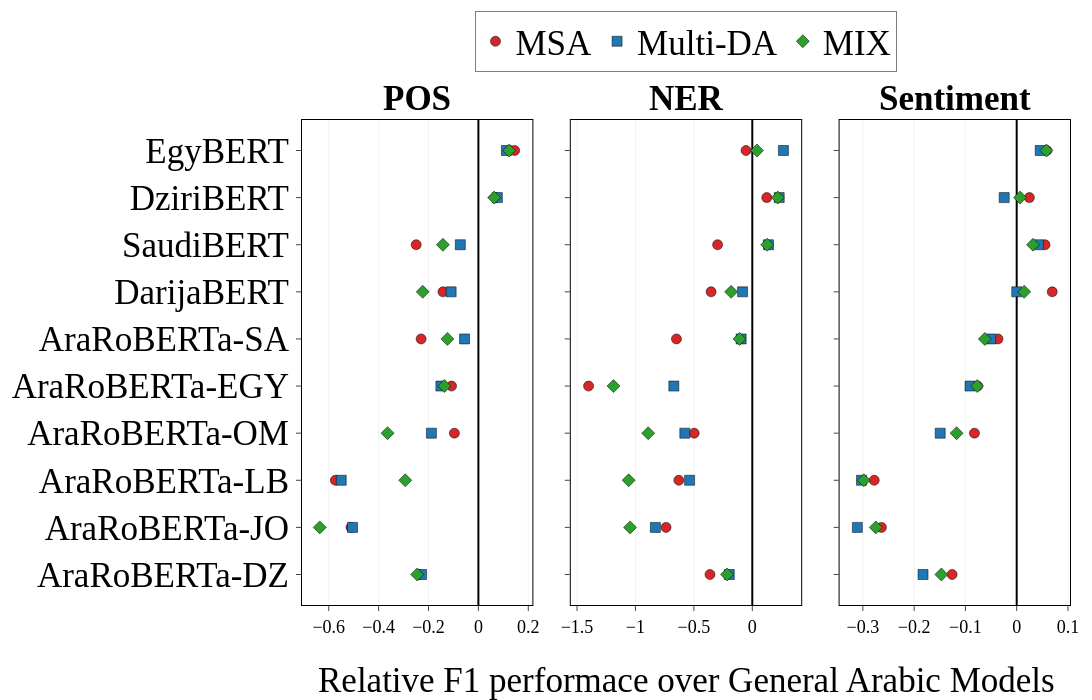

The cell this chart's notebook holds for it:
### Code cell
import plotly.graph_objects as go
import pandas as pd
from plotly.subplots import make_subplots

import plotly.graph_objects as go
import pandas as pd
from plotly.subplots import make_subplots

def _compute_best_layer_diff(data: pd.DataFrame, task: str, compare_model: str) -> pd.DataFrame:
    """Internal helper to compute stats."""
    df = data[
        (data['task'] == task)
        & (data['layer'] != 'all_layers')
        & (data['dialect'] != 'MSA')
    ].copy()

    msa_df = df[df['model'] == compare_model].copy()
    msa_best = (
        msa_df.groupby(['dialect', 'dataset'], as_index=False)
        .apply(lambda x: x.loc[x['f1_overall'].idxmax()])
        .reset_index(drop=True)
        .rename(columns={'f1_overall': 'msa_best_f1', 'layer': 'msa_best_layer'})
    )
    msa_best.drop(columns=['model'], inplace=True)

    dialect_df = df[df['model'] != compare_model].copy()
    dialect_best = (
        dialect_df.groupby(['model', 'dialect', 'dataset'], as_index=False)
        .apply(lambda x: x.loc[x['f1_overall'].idxmax()])
        .reset_index(drop=True)
        .rename(columns={'f1_overall': 'dialect_best_f1', 'layer': 'dialect_best_layer'})
    )

    dialect_best = dialect_best[~dialect_best['model'].str.contains('CAMeL-Lab')]
    merged = dialect_best.merge(msa_best, on=['dialect', 'dataset'], how='inner')
    merged['difference'] = (
        (merged['dialect_best_f1'] - merged['msa_best_f1']) / merged['dialect_best_f1']
    )

     # Nicer model names
    model_mapping = {
        'CAMeL-Lab/bert-base-arabic-camelbert-da': 'CAMeLBERT-DA',
        'CAMeL-Lab/bert-base-arabic-camelbert-mix': 'CAMeLBERT-MIX',
        'CAMeL-Lab/bert-base-arabic-camelbert-msa': 'CAMeLBERT-MSA',
        'SI2M-Lab/DarijaBERT': 'DarijaBERT',
        'alger-ia/dziribert': 'DziriBERT',
        'faisalq/EgyBERT': 'EgyBERT',
        'faisalq/SaudiBERT': 'SaudiBERT',
        'reemalyami/AraRoBERTa-DZ': 'AraRoBERTa-DZ',
        'reemalyami/AraRoBERTa-EGY': 'AraRoBERTa-EGY',
        'reemalyami/AraRoBERTa-JO': 'AraRoBERTa-JO',
        'reemalyami/AraRoBERTa-LB': 'AraRoBERTa-LB',
        'reemalyami/AraRoBERTa-OM': 'AraRoBERTa-OM',
        'reemalyami/AraRoBERTa-SA': 'AraRoBERTa-SA'
    }

    sort_vals = ['EgyBERT','DziriBERT', 'SaudiBERT', 'DarijaBERT', 
                 'AraRoBERTa-SA','AraRoBERTa-EGY','AraRoBERTa-OM', 
                 'AraRoBERTa-LB','AraRoBERTa-JO','AraRoBERTa-DZ']

    merged['model'] = merged['model'].replace(model_mapping)

    agg = (
        merged.groupby('model', as_index=False)
        .agg({'difference': 'mean', 'dialect_best_f1': 'mean', 'msa_best_f1': 'mean'})
        # .sort_values('difference', ascending=False)
    )

    agg['model'] = pd.Categorical(
        agg['model'],
        categories=sort_vals,
        ordered=True
    )

    agg_sorted = agg.sort_values('model', ascending=False)   

    return agg_sorted

def plot_multi_baseline_comparison(
    data: pd.DataFrame,
    baselines: dict,
    tasks=('POS', 'NER', 'Sentiment')
):
    # --- Style Config ---
    font_family = "Times New Roman"
    colors = sns.color_palette('tab10').as_hex()
    styles = {
        'MSA': {'color': colors[3], 'symbol': 'circle', 'label': 'MSA'},
        'DA':  {'color': colors[0], 'symbol': 'square',  'label': 'Multi-DA'},
        'Mix': {'color': colors[2], 'symbol': 'diamond', 'label': 'MIX'},
    }
    
    # 1. Prepare Data
    plot_data = {} 
    # Calculate sort order based on the first task
    first_key = list(baselines.keys())[0]
    first_task_agg = _compute_best_layer_diff(data, tasks[0], baselines[first_key])
    # model_order = first_task_agg.sort_values('difference', ascending=True)['model'].tolist()
    model_order = first_task_agg['model'].tolist()

    for task in tasks:
        plot_data[task] = {}
        for label, model_name in baselines.items():
            plot_data[task][label] = _compute_best_layer_diff(data, task, model_name)

    # 2. Setup Figure
    fig = make_subplots(
        rows=1, cols=len(tasks),
        shared_yaxes=True,
        horizontal_spacing=0.05,
        subplot_titles=[f"<b>{t}</b>" for t in tasks]
    )

    # 3. Plotting Loop
    for col_idx, task in enumerate(tasks, start=1):
        
        for b_label, b_model_name in baselines.items():
            df = plot_data[task][b_label]
            df = df.set_index('model').reindex(model_order).reset_index()
            style = styles[b_label]
            
            show_legend = (col_idx == 1)

            fig.add_trace(
                go.Scatter(
                    x=df['difference'],
                    y=df['model'],
                    mode='markers',
                    name=style['label'],
                    legendgroup=b_label,
                    showlegend=show_legend,
                    marker=dict(
                        symbol=style['symbol'],
                        color=style['color'],
                        size=10,
                        line=dict(color='black', width=0.5)
                    ),
                    hovertemplate=(
                        f"<b>%{{y}}</b> ({style['label']})<br>" +
                        "ΔF1: %{x:.3%}<br>" +
                        "<extra></extra>"
                    )
                ),
                row=1, col=col_idx
            )

        # 4. Axis Styling (Native Zero Line)
        fig.update_xaxes(
            # --- FORCE LINE AT 0 ---
            zeroline=True,            
            zerolinecolor='black',
            zerolinewidth=2,
            
            showgrid=True,
            gridcolor="rgba(0,0,0,0.05)",
            showline=True, linewidth=1, linecolor='black', mirror=True,
            ticks='outside',
            tickfont=dict(family=font_family, size=18),
            # tickformat="",
            row=1, col=col_idx,
            )
        
        fig.update_yaxes(
            showgrid=False,
            showline=True, linewidth=1, linecolor='black', mirror=True,
            ticks='outside',
            tickfont=dict(family=font_family, size=35),
            gridcolor="rgba(0,0,0,0.1)",
            gridwidth=1,
            griddash='dot',
            row=1, col=col_idx        )

    # 5. Final Layout
    fig.update_layout(
        font=dict(family=font_family, color='black', size=35),
        width=1100,
        height=700,
        margin=dict(l=150, r=20, t=50, b=95),
        plot_bgcolor="white",
        paper_bgcolor="white",
        legend=dict(
            orientation="h",
            yanchor="bottom", y=1.10,
            xanchor="center", x=0.5,
            bgcolor="rgba(255,255,255,0.8)",
            bordercolor="black",
            borderwidth=0.5,
        )
    )
    
    fig.add_annotation(
        text="Relative F1 performace over General Arabic Models",
        x=0.5, y=-0.20,
        xref="paper", yref="paper",
        showarrow=False,
        font=dict(family=font_family, size=35)
    )
    
    # Update subplot title fonts
    for annotation in fig.layout.annotations:
        if annotation.text in [f"<b>{t}</b>" for t in tasks]:
            annotation.font.family = font_family
            annotation.font.size=35

    # fig.write_image("dialetal_data_performance.svg")
    fig.write_image(
        "visualizations/dialectal_data_performance.png",
        format="png",
        scale=3,              # 1100*3 by 500*3
        engine="kaleido",
    )

    fig.show()

# --- Usage ---
baselines = {
    'MSA': 'CAMeL-Lab/bert-base-arabic-camelbert-msa',
    'DA':  'CAMeL-Lab/bert-base-arabic-camelbert-da',
    'Mix': 'CAMeL-Lab/bert-base-arabic-camelbert-mix'
}

plot_multi_baseline_comparison(df_overall_balanced, baselines=baselines)

### Figure 1 — Plotly figure (JSON) as saved in the notebook; plotly's stock layout.template omitted (floating-point values rounded to 4 significant figures)
{"data": [{"hovertemplate": "<b>%{y}</b> (MSA)<br>ΔF1: %{x:.3%}<br><extra></extra>", "legendgroup": "MSA", "marker": {"color": "#d62728", "line": {"color": "black", "width": 0.5}, "size": 10, "symbol": "circle"}, "mode": "markers", "name": "MSA", "showlegend": true, "type": "scatter", "x": [-0.2368, -0.5108, -0.5734, -0.09616, -0.1077, -0.2296, -0.142, -0.2493, 0.06944, 0.1453], "xaxis": "x", "y": ["AraRoBERTa-DZ", "AraRoBERTa-JO", "AraRoBERTa-LB", "AraRoBERTa-OM", "AraRoBERTa-EGY", "AraRoBERTa-SA", "DarijaBERT", "SaudiBERT", "DziriBERT", "EgyBERT"], "yaxis": "y"}, {"hovertemplate": "<b>%{y}</b> (Multi-DA)<br>ΔF1: %{x:.3%}<br><extra></extra>", "legendgroup": "DA", "marker": {"color": "#1f77b4", "line": {"color": "black", "width": 0.5}, "size": 10, "symbol": "square"}, "mode": "markers", "name": "Multi-DA", "showlegend": true, "type": "scatter", "x": [-0.2278, -0.5047, -0.55, -0.1884, -0.1503, -0.05546, -0.1093, -0.07244, 0.07618, 0.1124], "xaxis": "x", "y": ["AraRoBERTa-DZ", "AraRoBERTa-JO", "AraRoBERTa-LB", "AraRoBERTa-OM", "AraRoBERTa-EGY", "AraRoBERTa-SA", "DarijaBERT", "SaudiBERT", "DziriBERT", "EgyBERT"], "yaxis": "y"}, {"hovertemplate": "<b>%{y}</b> (MIX)<br>ΔF1: %{x:.3%}<br><extra></extra>", "legendgroup": "Mix", "marker": {"color": "#2ca02c", "line": {"color": "black", "width": 0.5}, "size": 10, "symbol": "diamond"}, "mode": "markers", "name": "MIX", "showlegend": true, "type": "scatter", "x": [-0.2453, -0.636, -0.2933, -0.3641, -0.1364, -0.1242, -0.2231, -0.1423, 0.06303, 0.1231], "xaxis": "x", "y": ["AraRoBERTa-DZ", "AraRoBERTa-JO", "AraRoBERTa-LB", "AraRoBERTa-OM", "AraRoBERTa-EGY", "AraRoBERTa-SA", "DarijaBERT", "SaudiBERT", "DziriBERT", "EgyBERT"], "yaxis": "y"}, {"hovertemplate": "<b>%{y}</b> (MSA)<br>ΔF1: %{x:.3%}<br><extra></extra>", "legendgroup": "MSA", "marker": {"color": "#d62728", "line": {"color": "black", "width": 0.5}, "size": 10, "symbol": "circle"}, "mode": "markers", "name": "MSA", "showlegend": false, "type": "scatter", "x": [-0.3622, -0.7382, -0.6287, -0.4975, -1.401, -0.6489, -0.3528, -0.2969, 0.124, -0.05371], "xaxis": "x2", "y": ["AraRoBERTa-DZ", "AraRoBERTa-JO", "AraRoBERTa-LB", "AraRoBERTa-OM", "AraRoBERTa-EGY", "AraRoBERTa-SA", "DarijaBERT", "SaudiBERT", "DziriBERT", "EgyBERT"], "yaxis": "y2"}, {"hovertemplate": "<b>%{y}</b> (Multi-DA)<br>ΔF1: %{x:.3%}<br><extra></extra>", "legendgroup": "DA", "marker": {"color": "#1f77b4", "line": {"color": "black", "width": 0.5}, "size": 10, "symbol": "square"}, "mode": "markers", "name": "Multi-DA", "showlegend": false, "type": "scatter", "x": [-0.197, -0.8295, -0.5364, -0.5776, -0.6717, -0.09548, -0.08329, 0.1384, 0.2303, 0.2664], "xaxis": "x2", "y": ["AraRoBERTa-DZ", "AraRoBERTa-JO", "AraRoBERTa-LB", "AraRoBERTa-OM", "AraRoBERTa-EGY", "AraRoBERTa-SA", "DarijaBERT", "SaudiBERT", "DziriBERT", "EgyBERT"], "yaxis": "y2"}, {"hovertemplate": "<b>%{y}</b> (MIX)<br>ΔF1: %{x:.3%}<br><extra></extra>", "legendgroup": "Mix", "marker": {"color": "#2ca02c", "line": {"color": "black", "width": 0.5}, "size": 10, "symbol": "diamond"}, "mode": "markers", "name": "MIX", "showlegend": false, "type": "scatter", "x": [-0.2158, -1.046, -1.058, -0.8909, -1.188, -0.1089, -0.1811, 0.1278, 0.2182, 0.03999], "xaxis": "x2", "y": ["AraRoBERTa-DZ", "AraRoBERTa-JO", "AraRoBERTa-LB", "AraRoBERTa-OM", "AraRoBERTa-EGY", "AraRoBERTa-SA", "DarijaBERT", "SaudiBERT", "DziriBERT", "EgyBERT"], "yaxis": "y2"}, {"hovertemplate": "<b>%{y}</b> (MSA)<br>ΔF1: %{x:.3%}<br><extra></extra>", "legendgroup": "MSA", "marker": {"color": "#d62728", "line": {"color": "black", "width": 0.5}, "size": 10, "symbol": "circle"}, "mode": "markers", "name": "MSA", "showlegend": false, "type": "scatter", "x": [-0.1259, -0.2639, -0.2779, -0.08238, -0.07615, -0.03649, 0.06929, 0.05527, 0.02473, 0.05887], "xaxis": "x3", "y": ["AraRoBERTa-DZ", "AraRoBERTa-JO", "AraRoBERTa-LB", "AraRoBERTa-OM", "AraRoBERTa-EGY", "AraRoBERTa-SA", "DarijaBERT", "SaudiBERT", "DziriBERT", "EgyBERT"], "yaxis": "y3"}, {"hovertemplate": "<b>%{y}</b> (Multi-DA)<br>ΔF1: %{x:.3%}<br><extra></extra>", "legendgroup": "DA", "marker": {"color": "#1f77b4", "line": {"color": "black", "width": 0.5}, "size": 10, "symbol": "square"}, "mode": "markers", "name": "Multi-DA", "showlegend": false, "type": "scatter", "x": [-0.1827, -0.3107, -0.3027, -0.1492, -0.09106, -0.05075, 6.656e-05, 0.04228, -0.02441, 0.04583], "xaxis": "x3", "y": ["AraRoBERTa-DZ", "AraRoBERTa-JO", "AraRoBERTa-LB", "AraRoBERTa-OM", "AraRoBERTa-EGY", "AraRoBERTa-SA", "DarijaBERT", "SaudiBERT", "DziriBERT", "EgyBERT"], "yaxis": "y3"}, {"hovertemplate": "<b>%{y}</b> (MIX)<br>ΔF1: %{x:.3%}<br><extra></extra>", "legendgroup": "Mix", "marker": {"color": "#2ca02c", "line": {"color": "black", "width": 0.5}, "size": 10, "symbol": "diamond"}, "mode": "markers", "name": "MIX", "showlegend": false, "type": "scatter", "x": [-0.147, -0.2748, -0.2982, -0.1172, -0.07721, -0.06223, 0.01463, 0.03181, 0.006527, 0.05794], "xaxis": "x3", "y": ["AraRoBERTa-DZ", "AraRoBERTa-JO", "AraRoBERTa-LB", "AraRoBERTa-OM", "AraRoBERTa-EGY", "AraRoBERTa-SA", "DarijaBERT", "SaudiBERT", "DziriBERT", "EgyBERT"], "yaxis": "y3"}], "layout": {"annotations": [{"font": {"family": "Times New Roman", "size": 35}, "showarrow": false, "text": "<b>POS</b>", "x": 0.15, "xanchor": "center", "xref": "paper", "y": 1, "yanchor": "bottom", "yref": "paper"}, {"font": {"family": "Times New Roman", "size": 35}, "showarrow": false, "text": "<b>NER</b>", "x": 0.5, "xanchor": "center", "xref": "paper", "y": 1, "yanchor": "bottom", "yref": "paper"}, {"font": {"family": "Times New Roman", "size": 35}, "showarrow": false, "text": "<b>Sentiment</b>", "x": 0.85, "xanchor": "center", "xref": "paper", "y": 1, "yanchor": "bottom", "yref": "paper"}, {"font": {"family": "Times New Roman", "size": 35}, "showarrow": false, "text": "Relative F1 performace over General Arabic Models", "x": 0.5, "xref": "paper", "y": -0.2, "yref": "paper"}], "font": {"color": "black", "family": "Times New Roman", "size": 35}, "height": 700, "legend": {"bgcolor": "rgba(255,255,255,0.8)", "bordercolor": "black", "borderwidth": 0.5, "orientation": "h", "x": 0.5, "xanchor": "center", "y": 1.1, "yanchor": "bottom"}, "margin": {"b": 95, "l": 150, "r": 20, "t": 50}, "paper_bgcolor": "white", "plot_bgcolor": "white", "width": 1100, "xaxis": {"anchor": "y", "domain": [0, 0.3], "gridcolor": "rgba(0,0,0,0.05)", "linecolor": "black", "linewidth": 1, "mirror": true, "showgrid": true, "showline": true, "tickfont": {"family": "Times New Roman", "size": 18}, "ticks": "outside", "zeroline": true, "zerolinecolor": "black", "zerolinewidth": 2}, "xaxis2": {"anchor": "y2", "domain": [0.35, 0.65], "gridcolor": "rgba(0,0,0,0.05)", "linecolor": "black", "linewidth": 1, "mirror": true, "showgrid": true, "showline": true, "tickfont": {"family": "Times New Roman", "size": 18}, "ticks": "outside", "zeroline": true, "zerolinecolor": "black", "zerolinewidth": 2}, "xaxis3": {"anchor": "y3", "domain": [0.7, 1], "gridcolor": "rgba(0,0,0,0.05)", "linecolor": "black", "linewidth": 1, "mirror": true, "showgrid": true, "showline": true, "tickfont": {"family": "Times New Roman", "size": 18}, "ticks": "outside", "zeroline": true, "zerolinecolor": "black", "zerolinewidth": 2}, "yaxis": {"anchor": "x", "domain": [0, 1], "gridcolor": "rgba(0,0,0,0.1)", "griddash": "dot", "gridwidth": 1, "linecolor": "black", "linewidth": 1, "mirror": true, "showgrid": false, "showline": true, "tickfont": {"family": "Times New Roman", "size": 35}, "ticks": "outside"}, "yaxis2": {"anchor": "x2", "domain": [0, 1], "gridcolor": "rgba(0,0,0,0.1)", "griddash": "dot", "gridwidth": 1, "linecolor": "black", "linewidth": 1, "matches": "y", "mirror": true, "showgrid": false, "showline": true, "showticklabels": false, "tickfont": {"family": "Times New Roman", "size": 35}, "ticks": "outside"}, "yaxis3": {"anchor": "x3", "domain": [0, 1], "gridcolor": "rgba(0,0,0,0.1)", "griddash": "dot", "gridwidth": 1, "linecolor": "black", "linewidth": 1, "matches": "y", "mirror": true, "showgrid": false, "showline": true, "showticklabels": false, "tickfont": {"family": "Times New Roman", "size": 35}, "ticks": "outside"}}}
